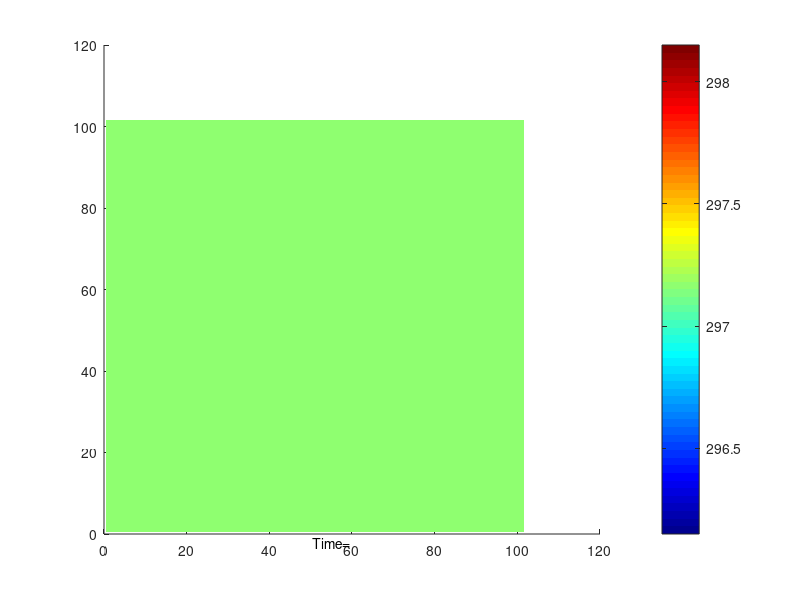

MATLAB code to generate this figure: (Note: this script raises an error after producing the figure.)
% https://www.comsol.com/model/out-of-plane-heat-transfer-for-a-thin-plate-493

close all;
clear all;
clc;

tF = 500;             % Simulation time, modify accordingly

dz = 0.01;
cp = 385;
K = 400;
rho = 8960;
alpha = K/(rho*cp);
beta = dz*rho*cp;

dx = 0.01;
dy = 0.01;
dt = 0.001;           % Small enough to not cause instability

ly = 1;               % 1x1 m^2
lx = 1;
Nx = lx/dx+1;         % +1, because we start from 0 to Nx
Ny = ly/dy+1;         % +1, because we start from 0 to Ny
Nt = tF/dt;

h = 10;
sigma = 5.67e-8;
e = 0.5;
T_inf = 300;

% Some extra nodes for phantom nodes
u_array = zeros(Ny+2,Nx+1);       % No advection
v_array = zeros(Ny+2,Nx+1);       % No advection
T_array = 297.15*ones(Ny+2,Nx+1); % Initial condition
f_array = zeros(Ny+2,Nx+1);       % No external forcing component

% Preparation for plotting
hfig = figure;
hold on;

clims = [300 800];
im = imagesc(T_array(2:end-1,1:end-1), clims);
colormap(jet);
colorbar;

htext = text(Nx/2,-2, 'Time=');
htext.FontWeight = 'bold';

axis off equal;
title('Thin Plate');

for k = 1 : Nt
    
    % Heat source at left-edge of the plate, keep it true at all time
    T_array = apply_bc(T_array, dx, dy, ...
        ["Dirichlet", "Neumann", "Neumann", "Neumann"], ...
        [800, 0, 0, 0]);
    
    % Calculate the forcing component
    f_array(2:end-1,2:end-1) = -(2*h/beta*(T_array(2:end-1,2:end-1) - T_inf) ...
        + 2*e*sigma/beta*(T_array(2:end-1,2:end-1).^4 - T_inf^4));
    
    T_array = advection_diffusion_solver(T_array, ...
        u_array, ...
        v_array, ...
        dt, ...
        dx, ...
        dy, ...
        alpha, ...
        f_array);
    
    if mod(k-1,10000) == 0
        im.CData = T_array(2:end-1,1:end-1);
        htext.String = ['Time=', num2str((k-1)*dt),'s'] ;
        drawnow;
        write2gif(hfig, k, 'thinplate.gif');
    end
end